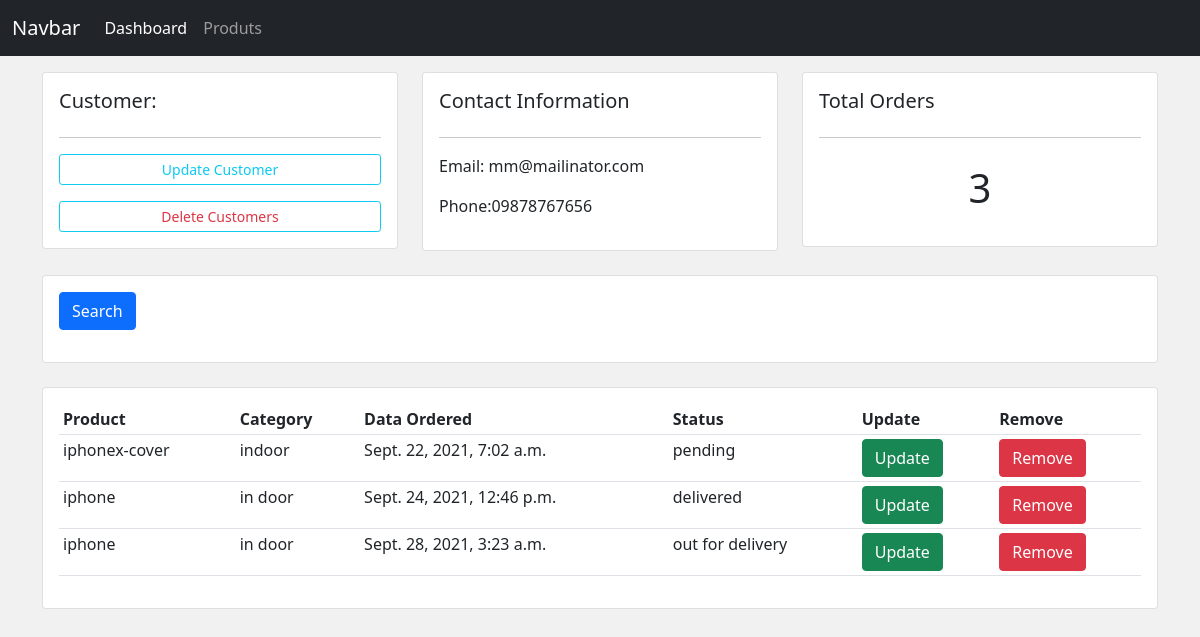
The app's page /customers/1 with its own data.
### accounts/models.py (models this page shows, shortened)
class Customer(models.Model):
    name=models.CharField(max_length=200,null=True)
    email=models.CharField(max_length=200,null=True)
    phone=models.CharField(max_length=200,null=True)
    created_at=models.DateTimeField(auto_now_add=True)

class Order(models.Model):
    status=(
        ('pending','Pending'),
        ('out for delivery','Out For Delivery'),
        ('delivered','Delivered')
    )
    customer=models.ForeignKey(Customer,null=True,on_delete=models.SET_NULL)
    product=models.ForeignKey(Product,null=True,on_delete=models.SET_NULL)
    created_at=models.DateTimeField(auto_now_add=True)
    status=models.CharField(max_length=200,null=True,choices=status)

class Product(models.Model):
    category=(
        ('indoor','In Door'),
        ('outdoor','Out Door')
    )
    name=models.CharField(max_length=200,null=True)
    price=models.FloatField(null=True)
    category=models.CharField(max_length=200,null=True,choices=category)
    description=models.CharField(max_length=200,null=True,blank=True)
    created_at=models.DateTimeField(auto_now_add=True)
    tags=models.ManyToManyField(Tag)

### accounts/views.py (the view)
# urls.py: path('customers/<str:id>', views.customers,name='customers.show'),
def customers(request,id):
    customer=Customer.objects.get(id=id)
    orders=customer.order_set.all()
    order_count=orders.count()
    return render(request,'accounts/customers.html',{
        'customer':customer,
        'orders':orders,
        'order_count':order_count
    })

### accounts/templates/accounts/customers.html
{% extends 'accounts/master.html' %}
{% block content %}
<div class="row">
    <div class="col-md">
        <div class="card card-body">
            <h5>Customer:</h5>
            <hr>
            <a class="btn btn-outline-info btn-sm btn-block" href="">Update
            Customer</a>
            <a class="btn btn-outline-info mt-3 btn-sm btn-block text-danger" href="#">
            Delete Customers</a>
        </div>
    </div>
    <div class="col-md">
        <div class="card card-body">
            <h5>Contact Information</h5>
            <hr>
            <p>Email: {{customer.email}}</p>
            <p>Phone:{{customer.phone}}</p>
        </div>
    </div>
    <div class="col-md">
        <div class="card card-body">
            <h5>Total Orders</h5>
            <hr>
            <h1 style="text-align: center; padding: 10px">{{order_count}}</h1>
        </div>
    </div>
</div>
<br>
<div class="row">
    <div class="col">
        <div class="card card-body">
            <form method="get">
            <button class="btn btn-primary" type="submit">Search
            </button>
            </form>
        </div>
    </div>
</div>
<br>
<div class="row">
    <div class="col-md">
        <div class="card card-body">
            <table class="table table-sm">
                <tr>
                    <th>Product</th>
                    <th>Category</th>
                    <th>Data Ordered</th>
                    <th>Status</th>
                    <th>Update</th>
                    <th>Remove</th>
                </tr>
                {% for order in orders %}
                    <tr>
                        <td>{{order.product.name}}</td>
                        <td>{{order.product.category}}</td>
                        <td>{{order.created_at}}</td>
                        <td>{{order.status}}</td>
                        <td><a href="" class="btn btn-success">Update</a></td>
                        <td><a href="" class="btn btn-danger">Remove</a></td>
                    </tr>
                {% endfor %}
            </table>
        </div>
    </div>
</div>
{% endblock content %}

### accounts/static/accounts/css/style.css (style rules this page uses)
body { background-color: #f1f1f1; }

### records on screen
Customer: email "mm@mailinator.com", phone "09878767656"
Order: product.name "iphonex-cover", product.category "indoor", created_at "Sept. 22, 2021, 7:02 a.m.", status "pending"
Order: product.name "iphone", product.category "in door", created_at "Sept. 24, 2021, 12:46 p.m.", status "delivered"
Order: product.name "iphone", product.category "in door", created_at "Sept. 28, 2021, 3:23 a.m.", status "out for delivery"

### other values on screen
{{ order_count }} "3"
